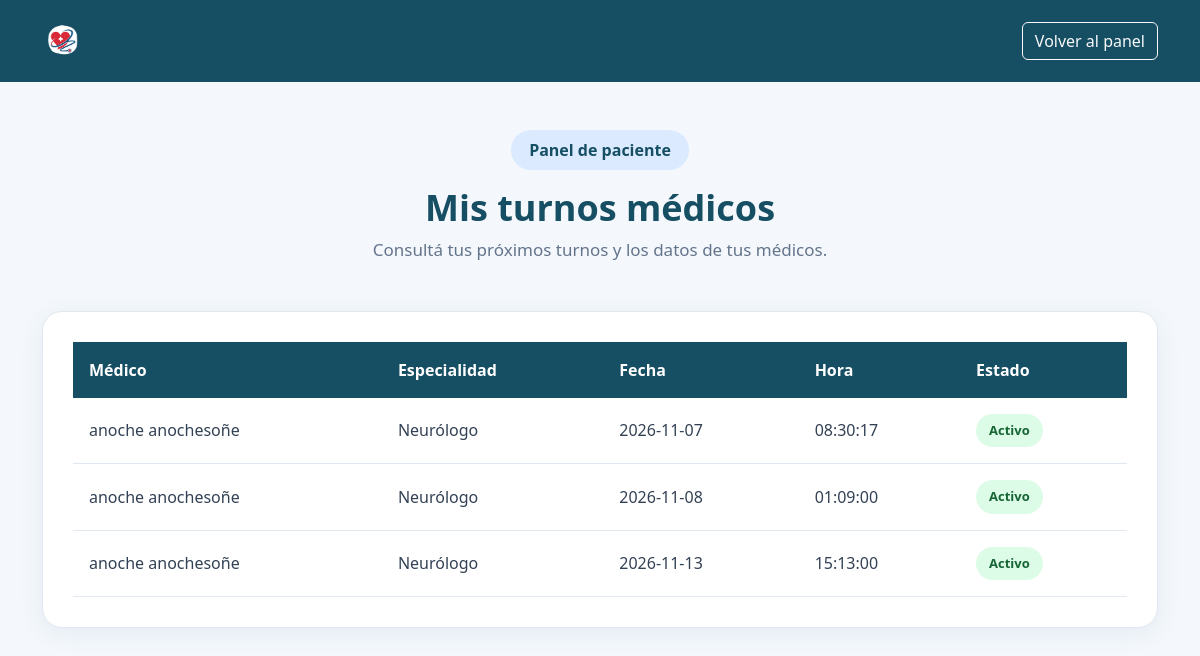
Page /php/turnosPaciente.php (signed in) on the committed database.
### tables this page shows
CREATE TABLE `turno` (
  `id` int(11) NOT NULL,
  `fecha` date NOT NULL,
  `hora` time NOT NULL,
  `id_paciente` int(11) NOT NULL,
  `id_medico` int(11) NOT NULL,
  `id_especialidad` int(11) NOT NULL,
  `id_secretario_asignado` int(11) DEFAULT NULL,
  `estado` int(11) NOT NULL,
  `observaciones` varchar(200) DEFAULT NULL
);

CREATE TABLE `medico` (
  `id` int(11) NOT NULL,
  `dni` int(11) NOT NULL,
  `nombre` varchar(20) NOT NULL,
  `apellido` varchar(20) NOT NULL,
  `mail` varchar(50) NOT NULL,
  `contrasena` varchar(255) NOT NULL,
  `especialidad` int(11) NOT NULL,
  `id_tipo_usuario` int(11) NOT NULL
);

CREATE TABLE `especialidad` (
  `id` int(11) NOT NULL,
  `nombre` varchar(20) NOT NULL
);

### php/turnosPaciente.php (the view, shortened to what this page needs)
<?php
include("./conexion.php");
$idPaciente = $_SESSION['usuario_id'];
$query = "SELECT t.fecha, t.hora, t.estado,
                 m.nombre AS nombre_medico,
                 m.apellido AS apellido_medico,
                 e.nombre AS especialidad
          FROM turno AS t
          INNER JOIN medico AS m ON t.id_medico = m.id
          INNER JOIN especialidad AS e ON t.id_especialidad = e.id
          WHERE t.id_paciente = ?
          ORDER BY t.fecha, t.hora";
$stmt = $con->prepare($query);
$stmt->bind_param('i', $idPaciente);
$stmt->execute();
$turnos = $stmt->get_result();
?>
<!DOCTYPE html>
<html lang="es">
<head>
    <link href="https://cdn.jsdelivr.net/npm/bootstrap@5.3.8/dist/css/bootstrap.min.css" rel="stylesheet">
    <link rel="stylesheet" href="../css/turnosPacientes.css">
</head>
<body>
<nav class="navbar navbar-hospital">
    <div class="container">
        <a class="navbar-brand" href="../paciente.php">
            <img src="../img/logo.png" class="logo-hospital" alt="Hospitalin">
        </a>
        <a href="../paciente.php" class="btn btn-outline-light">
            Volver al panel
        </a>
    </div>
</nav>
<main class="container py-5">
    <div class="text-center mb-5">
        <span class="etiqueta-portada">Panel de paciente</span>
        <h1 class="titulo-portada mt-3">Mis turnos médicos</h1>
        <p class="texto-portada">
            Consultá tus próximos turnos y los datos de tus médicos.
        </p>
    </div>
    <?php if ($turnos->num_rows > 0) { ?>
        <div class="table-responsive tabla-turnos-container">
            <table class="table tabla-turnos">
                <thead>
                    <tr>
                        <th>Médico</th>
                        <th>Especialidad</th>
                        <th>Fecha</th>
                        <th>Hora</th>
                        <th>Estado</th>
                    </tr>
                </thead>
                <tbody>
                    <?php while ($t = $turnos->fetch_assoc()) { ?>
                        <tr>
                            <td>
                                <?= htmlspecialchars($t['nombre_medico'] . ' ' . $t['apellido_medico']) ?>
                            </td>
                            <td><?= htmlspecialchars($t['especialidad']) ?></td>
                            <td><?= htmlspecialchars($t['fecha']) ?></td>
                            <td><?= htmlspecialchars($t['hora']) ?></td>
                            <td>
                                <?php if ($t['estado'] == 1) { ?>
                                    <span class="estado-turno estado-activo">Activo</span>
                                <?php } else { ?>
                                    <span class="estado-turno estado-cancelado">Cancelado</span>
                                <?php } ?>
                            </td>
                        </tr>
                    <?php } ?>
                </tbody>
            </table>
        </div>
    <?php } else { ?>
        <div class="mensaje-sin-turnos">
            Todavía no tenés turnos registrados.
        </div>
    <?php } ?>
</main>
</body>
</html>

### css/turnosPacientes.css (style rules this page uses)
:root { --azul-oscuro: #164E63; --azul: #2563EB; --celeste: #DBEAFE; --fondo: #F4F8FC; --blanco: #FFFFFF; --texto: #334155; }
body { background-color: var(--fondo); color: var(--texto); min-height: 100vh; }
.navbar-hospital { background-color: var(--azul-oscuro); padding: 15px 0; }
.navbar-hospital .navbar-brand { color: white; font-size: 25px; font-weight: bold; display: flex; align-items: center; gap: 10px; }
.logo-hospital { width: 42px; height: 42px; object-fit: contain; }
.titulo-portada { color: var(--azul-oscuro); font-weight: 700; font-size: 36px; }
.etiqueta-portada { display: inline-block; background-color: var(--celeste); color: var(--azul-oscuro); padding: 8px 18px; border-radius: 20px; font-weight: 600; }
.texto-portada { color: #64748B; font-size: 17px; }
.tabla-turnos-container { background-color: var(--blanco); padding: 30px; border-radius: 20px; box-shadow: 0 5px 25px rgba(22, 78, 99, 0.08); border: 1px solid #E2E8F0; }
.tabla-turnos { vertical-align: middle; margin-bottom: 0; }
.tabla-turnos thead th { background-color: var(--azul-oscuro); color: var(--blanco); padding: 16px; border: none; white-space: nowrap; }
.tabla-turnos tbody td { padding: 16px; color: var(--texto); border-bottom: 1px solid #E2E8F0; }
.estado-turno { display: inline-block; padding: 7px 13px; border-radius: 20px; font-size: 13px; font-weight: 600; white-space: nowrap; }
.estado-activo { background-color: #DCFCE7; color: #166534; }

### rows in the picture
turno: id_medico.apellido "anoche anochesoñe", id_especialidad.nombre "Neurólogo", fecha "2026-11-07", hora "08:30:17", shows "Activo"
turno: id_medico.apellido "anoche anochesoñe", id_especialidad.nombre "Neurólogo", fecha "2026-11-08", hora "01:09:00", shows "Activo"
turno: id_medico.apellido "anoche anochesoñe", id_especialidad.nombre "Neurólogo", fecha "2026-11-13", hora "15:13:00", shows "Activo"
